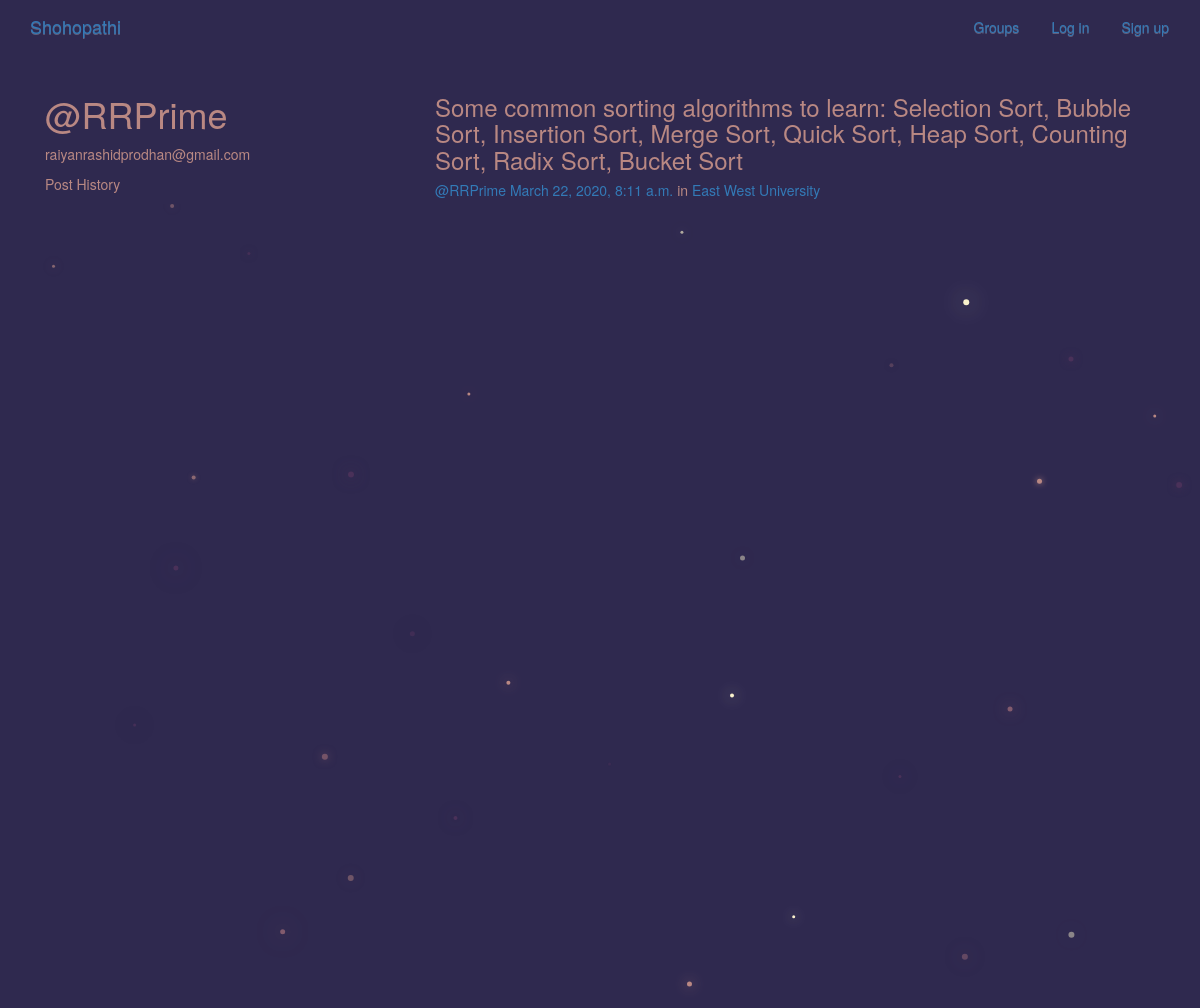
The page /posts/by/RRPrime/ on the database its author committed.
### posts/models.py (models this page shows, shortened)
class Post(models.Model):
    user = models.ForeignKey(User, related_name="posts",on_delete=models.CASCADE)
    created_at = models.DateTimeField(auto_now=True)
    message = models.TextField()
    message_html = models.TextField(editable=False)
    group = models.ForeignKey(Group, related_name="posts",null=True, blank=True,on_delete=models.CASCADE)
    class Meta:
        ordering = ["-created_at"]   #It will order the posts in descending order, so the newest post will be at top
        unique_together = ["user", "message"] #To ensure no double same post from a single user

### groups/models.py (models this page shows, shortened)
class Group(models.Model):
    name = models.CharField(max_length=255, unique=True)
    slug = models.SlugField(allow_unicode=True, unique=True)
    description = models.TextField(blank=True, default='')
    description_html = models.TextField(editable=False, default='', blank=True)
    members = models.ManyToManyField(User,through="GroupMember")
    class Meta:
        ordering = ["name"]

### posts/views.py (the view)
# urls.py: re_path(r"by/(?P<username>[-\w]+)/$",views.UserPosts.as_view(),name="for_user"),
class UserPosts(generic.ListView):
    model = models.Post
    template_name = "posts/user_post_list.html"
    def get_queryset(self):
        try:
            self.post_user = User.objects.prefetch_related("posts").get(
                username__iexact=self.kwargs.get("username")
            )
        except User.DoesNotExist:
            raise Http404
        else:
            return self.post_user.posts.all()
    def get_context_data(self, **kwargs):
        context = super().get_context_data(**kwargs)
        context["post_user"] = self.post_user
        return context

### posts/templates/posts/user_post_list.html
{% extends "posts/post_base.html" %}
{% block prepost %}
<div class="col-md-4">
	<h1>@{{ post_user.username }}</h1>
	<p>{{ post_user.email }}</p>
	<p>Post History</p>
</div>
{% endblock %}
{% block post_content %}
<div class="col-md-8">
	{% for post in post_list %}
		{% include "posts/_post.html" %}
	{% endfor %}
</div>
{% endblock %}

### posts/templates/posts/_post.html (shortened to what this page needs)
<div class="post media">
	<h3>{{ post.message_html|safe }}</h3>
	<div class="media-body">
		<h5 class="media-heading">
			<span class="username"><a href="{% url 'posts:for_user' username=post.user.username %}">@{{ post.user.username }}</a></span>
			<time class="time"><a href="{% url 'posts:single' username=post.user.username pk=post.pk %}">{{ post.created_at }}</a></time>
			{% if post.group %}
			<span class="group-name">in <a href="#">{{ post.group.name }}</a></span>
			{% endif %}
		</h5>
	</div>
</div>

### static/css/master.css (style rules this page uses)
body { margin: 0; overflow: hidden; background-color: #2F294F; color:#B98883; }

### rows shown on the page
Post: message_html "Some common sorting algorithms to learn: Selection Sort, Bubble Sort, Insertion Sort, Merge Sort, Quick Sort, Heap Sort, Counting Sort, Radix Sort, Bucket Sort", user.username "RRPrime", created_at "March 22, 2020, 8:11 a.m.", group.name "East West University"

### other values the page prints
{{ post_user.username }} "RRPrime"
{{ post_user.email }} "raiyanrashidprodhan@gmail.com"
